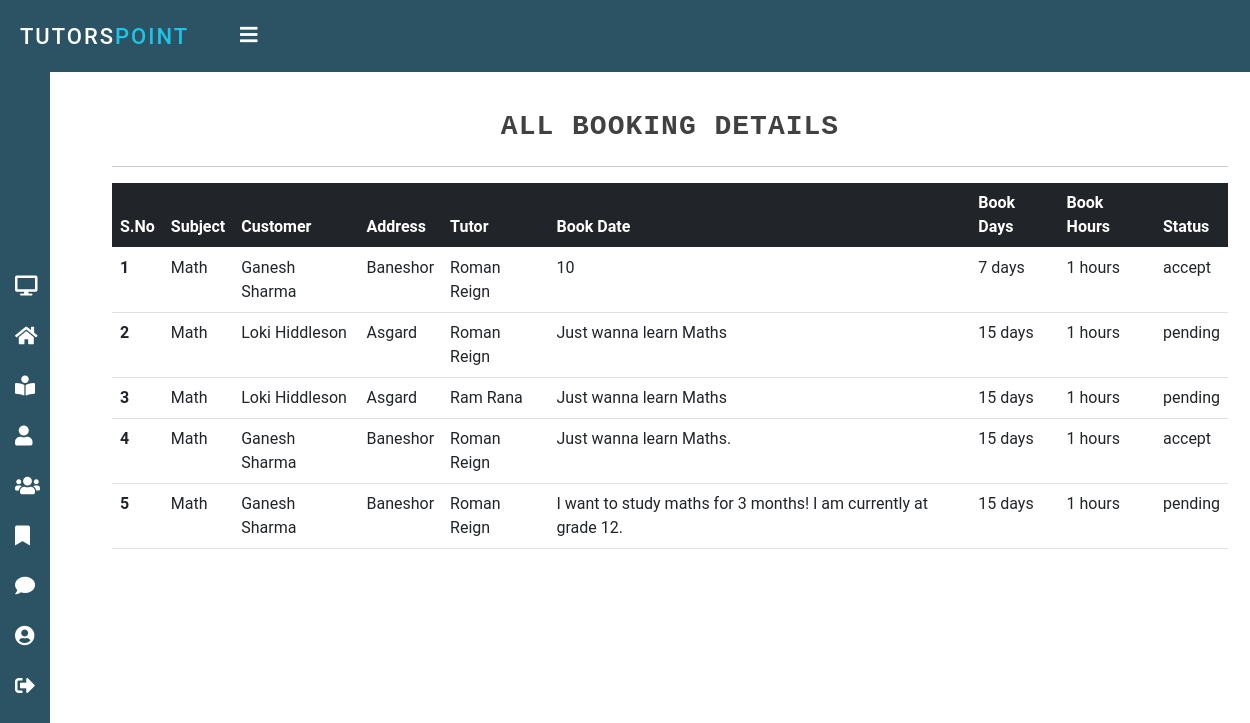
Page /admin_booking/ (signed in) on the committed database.
### home/models.py (models this page shows, shortened)
class Booking(models.Model):
    status = models.ForeignKey(Status, on_delete=models.CASCADE, null=True)
    customer = models.ForeignKey(Customer, on_delete=models.CASCADE, null=True)
    user = models.ForeignKey(Tutor, on_delete=models.CASCADE, null=True)
    grade = models.CharField(max_length=50, null=True)
    book_hours = models.IntegerField(default="")
    book_days = models.IntegerField(default="")

class Tutor(models.Model):
    status = models.ForeignKey(Status, on_delete=models.CASCADE, null=True)
    user = models.ForeignKey(User, on_delete=models.CASCADE, null=True)
    phone = models.CharField(max_length=20, null=True)
    image = models.ImageField(upload_to='tutor/', null=True)
    cert = models.FileField(upload_to='tutor/', null=True, default='tutor/certificate.png')
    address = models.CharField(max_length=100, null=True)
    qualification = models.CharField(max_length=100, null=True)
    subject = models.ForeignKey(Subject, on_delete=models.CASCADE, null=True, blank=True)
    experience = models.IntegerField(default=0)
    date_joined = models.DateField(auto_now_add=True)

class Subject(models.Model):
    sub_id = models.AutoField(primary_key=True)
    sub_name = models.CharField(max_length=50)
    sub_desc = models.TextField()

class Customer(models.Model):
    user = models.ForeignKey(User, on_delete=models.CASCADE, null=True)
    phone = models.CharField(max_length=20, null=True)
    address = models.CharField(max_length=100, null=True)
    image = models.ImageField(upload_to='customer/', null=True)
    date_joined = models.DateField(auto_now_add=True)

class Status(models.Model):
    status = models.CharField(max_length=20, null=True)

### home/views.py (the view)
# urls.py: path('admin_booking/', views.adminBooking, name= 'admin_booking'),
@login_required(login_url='login')
def adminBooking(request):
    if not request.user.is_staff:
        return redirect('error')
    books = Booking.objects.all()
    return render(request, 'admin/admin_booking.html', {'books': books})

### templates/admin/admin_booking.html (shortened to what this page needs)
{% extends 'admin/admin_nav.html' %}
{% block body %}
<div class="container-fluid">
    <div class="container my-4">
        <h3 class="bdt">All Booking Details</h3>
        <hr>
        <table class=" table table-hover teble-responsive">
            <thead class="table-dark text-white">
                <tr>
                    <th scope="col">S.No</th>
                    <th scope="col">Subject</th>
                    <th scope="col">Customer</th>
                    <th scope="col">Address</th>
                    <th scope="col">Tutor </th>
                    <th scope="col">Book Date</th>
                    <th scope="col">Book Days</th>
                    <th scope="col">Book Hours</th>
                    <th scope="col">Status</th>
                </tr>
            </thead>
            <tbody>
                {% for book in books%}
                <tr>
                    <th scope="row">{{forloop.counter}}</th>
                    <td>{{book.user.subject.sub_name}}</td>
                    <td>{{book.customer.user.first_name}} {{book.customer.user.last_name}}</td>
                    <td>{{book.customer.address}}</td>
                    <td>{{book.user.user.first_name}} {{book.user.user.last_name}}</td>
                    <td>{{book.grade}}</td>
                    <td>{{book.book_days}} days</td>
                    <td>{{book.book_hours}} hours</td>
                    <td>{{book.status.status}}</td>
                </tr>
                {% endfor %}
            </tbody>
        </table>
    </div>
</div>
{% endblock %}

### static/css/admin_style.css (style rules this page uses)
:root { --font1: "Montserrat"; --font2: "Roboto Slab"; --color1: #2C5364; }
* { margin: 0; padding: 0; box-sizing: border-box; font-family: "Roboto", sans-serif; }
body { background-image: url('/static/img/bg.jpg'); overflow-x: hidden; }

### templates/admin/admin_booking.html (style rules this page uses)
.bdt { text-shadow: 20px; text-transform: uppercase; letter-spacing: 1px; line-height: 1.65; font-weight: bold; font-family: monospace; text-align: center; color: #414141; }

### rows in the picture
Booking: user.subject.sub_name "Math", customer.user.first_name "Ganesh", customer.user.last_name "Sharma", customer.address "Baneshor", user.user.first_name "Roman", user.user.last_name "Reign", grade "10", book_days "7", book_hours "1", status.status "accept"
Booking: user.subject.sub_name "Math", customer.user.first_name "Loki", customer.user.last_name "Hiddleson", customer.address "Asgard", user.user.first_name "Roman", user.user.last_name "Reign", grade "Just wanna learn Maths", book_days "15", book_hours "1", status.status "pending"
Booking: user.subject.sub_name "Math", customer.user.first_name "Loki", customer.user.last_name "Hiddleson", customer.address "Asgard", user.user.first_name "Ram", user.user.last_name "Rana", grade "Just wanna learn Maths", book_days "15", book_hours "1", status.status "pending"
Booking: user.subject.sub_name "Math", customer.user.first_name "Ganesh", customer.user.last_name "Sharma", customer.address "Baneshor", user.user.first_name "Roman", user.user.last_name "Reign", grade "Just wanna learn Maths.", book_days "15", book_hours "1", status.status "accept"
Booking: user.subject.sub_name "Math", customer.user.first_name "Ganesh", customer.user.last_name "Sharma", customer.address "Baneshor", user.user.first_name "Roman", user.user.last_name "Reign", grade "I want to study maths for 3 months! I am currently at grade 12.", book_days "15", book_hours "1", status.status "pending"
